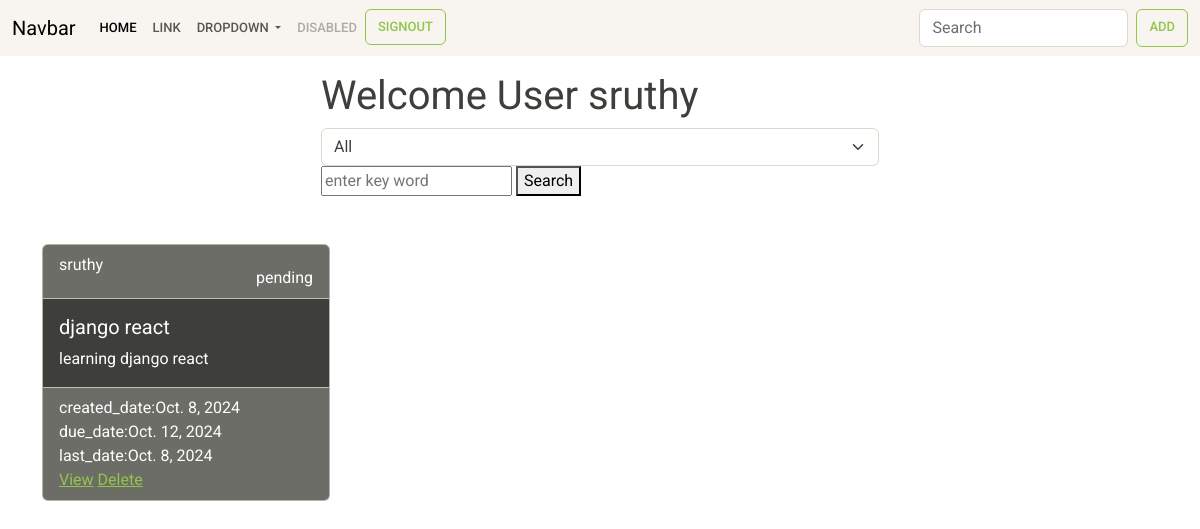
Screenshot of /task/all/ (signed in) with the database file from the repository.
### notes/models.py (models this page shows, shortened)
class Task(models.Model):
    title=models.CharField(max_length=200)
    description=models.TextField()
    created_date=models.DateTimeField(auto_now_add=True)
    due_date=models.DateTimeField(null=True)
    category_choices=(
        ("personal","personal"),
        ("business","business")
    )
    category=models.CharField(max_length=200,choices=category_choices,default="personal")
    status_choices=(
        ("pending","pending"),
        ("in-progress","in-progress"),
        ("done","done")
    )
    status=models.CharField(max_length=200,choices=status_choices,default="pending")
    updated_date=models.DateTimeField(auto_now=True)
    user=models.ForeignKey(User,on_delete=models.CASCADE)

### notes/views.py (the view)
# urls.py: path('task/all/',views.TaskListView.as_view(),name="task-list"),
@method_decorator(decs,name="dispatch")
class TaskListView(View):
    def get(self,request,*args,**kwargs):
        if not request.user.is_authenticated:
            return redirect('signin')
        search_text=request.GET.get("search_text")
        selected_category=request.GET.get("category","all")
        if selected_category =="all":
            qs=Task.objects.filter(user=request.user)
        else:
            qs=Task.objects.filter(category=selected_category,user=request.user)
        if search_text!=None:
            qs=Task.objects.filter(user=request.user)
            qs=qs.filter(Q(title__icontains=search_text)|Q(description__icontains=search_text))
        return render(request,"task_list.html",{"tasks":qs,"selected":selected_category})

### notes/templates/task_list.html (shortened to what this page needs)
{%extends 'base.html'%}
{%block main_block%}
<div class="container my-3">
    <div class="w-50 mx-auto">
        <h1>Welcome User {{request.user}}</h1>
        <form action="">
            <select name="category" id="" class="form-select" onchange="this.form.submit()">
                <option value="all"{% if selected == "all"%} selected {%endif%}>All</option>
            </select>
        </form>
        <form action="{%url 'task-list'%}">
            <input type="text" placeholder="enter key word" name="search_text">
            <button type="submit">Search</button>
        </form>
    </div>
</div>
<div class="container mt-5">
    <div class="row">
        {%for t in tasks%}
            <div class="col-4">
                <div class="card text-white bg-dark mb-3" style="max-width: 18rem;">
                    <div class="card-header d-flex justify-content-between">
                        <div>{{t.user}}</div>
                        <div>
                            {{t.status}}
                        </div>
                    </div>
                    <div class="card-body">
                      <h5 class="card-title">{{t.title}}</h5>
                      <p class="card-text">{{t.description}}</p>
                    </div>
                    <div class="card-footer text-body-white">
                        <div>created_date:{{t.created_date|date}}</div>
                        <div>due_date:{{t.due_date|date}}</div>
                        <div>last_date:{{t.updated_date|date}}</div>
                        <a href="{%url 'task-update' t.id%}">View</a>
                        <a href="{%url 'task-delete' t.id%}">Delete</a>
                    </div>
                </div>
            </div>
        {%endfor%}
    </div>
</div>
{%endblock%}

### rows the page displays
Task: user "sruthy", status "pending", title "django react", description "learning django react", created_date "Oct. 8, 2024", due_date "Oct. 12, 2024", updated_date "Oct. 8, 2024"

### other values shown
{{ request.user }} "sruthy"
